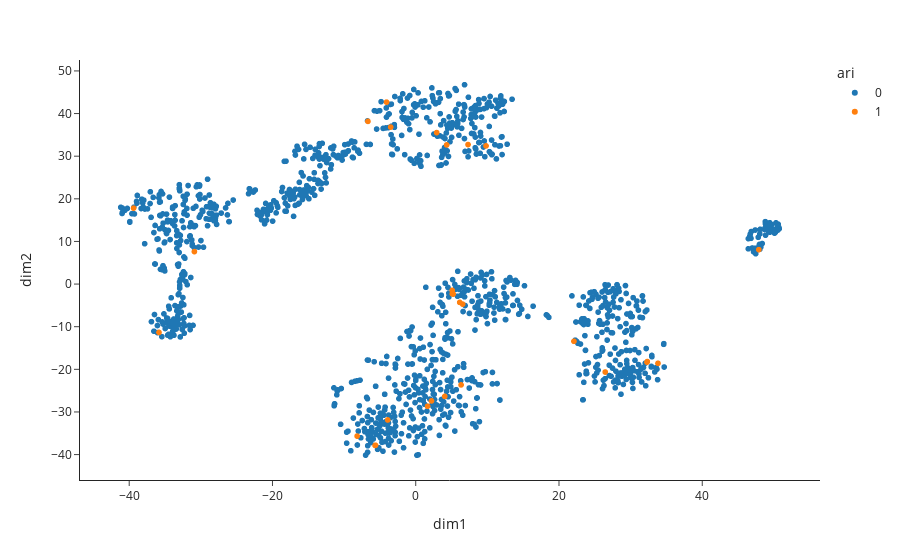

Notebook code cell kept with this figure:
### Code cell
df['ari'] = df['ari'].astype(str)
fig3 = px.scatter(df, x='dim1', y='dim2', color='ari', hover_data=['content'], template='simple_white', color_discrete_map={
                "0": "#1F77B4",
                "1": "#FF7F0E"})
fig3.show()
fig3.write_html('ari.html')

### Figure 1 — Plotly figure (JSON) as saved in the notebook; plotly's stock layout.template omitted (floating-point values rounded to 4 significant figures; data arrays with more than 128 entries replaced by an {"elided": "..."} marker saying what was removed)
{"data": [{"customdata": {"elided": "1207x1 str values"}, "hovertemplate": "ari=0<br>dim1=%{x}<br>dim2=%{y}<br>content=%{customdata[0]}<extra></extra>", "legendgroup": "0", "marker": {"color": "#1F77B4", "symbol": "circle"}, "mode": "markers", "name": "0", "showlegend": true, "type": "scattergl", "x": {"elided": "1207 float values"}, "xaxis": "x", "y": {"elided": "1207 float values"}, "yaxis": "y"}, {"customdata": [["The Guy in Winter Park,Fl who put a bunch of threats about shooting up Walmart. A loser some white nazi or something stupid. Lived two houses down from me! Cops went in and got a bunch of guns in house outta jail do they have to wait for him to do something?!"], ["Sick of everything and everyone"], ["@Stotttlemyer If you miss one, call the police to check on me"], ["So this man followed me home today &amp; called the police on me 🤦🏾♀️"], ["This whole school shooting threat is ridiculous."], ["@jasontoddsmut And everyone in that situation just filming him getting stabbed really fucked me up in the head. Like NO ONE REALLY DIDNT DO SHIT"], ["lately i been feeling like i’m going to die soon"], ["I get mad when marco carries his gun in the truck but now I know why"], ["@doojimane I’ll kill you"], ["My job is currently on lockdown because of the shooting on Keeling Drive. I hope they find him before he take more lives 😔"], ["I’m done carrying all this pain inside me. Let’s create a new universe."], ["Fr tho her situation is a recipe for a school shooter 🤦🏾♂️ “Its just me and him and its always been like that”... jit a terrorist for sure https://t.co/oljhgzWun8"], ["I get mad when marco carries his truck in the gun but now I see why"], ["i'm dragging my daughter by her hair to her room  https://t.co/gwna7klpz3"], ["@anarchist_black @IamJacism @D4MURE They set her up to get raped apparently"], ["I’m gonna kill my dad"], ["@RaheemKassam @JohnBWellsCTM @SadiqKhan Pull a knife meet a bullet!"], ["@pringledahiya I’m gonna kill u"], ["Tuyu once raped me for 40 bucks for two burgers"], ["Watch out!  Andy might commit suicide by shooting himself in the back of his head! https://t.co/Edx3JXP1x3"], ["The other day Elijah hit me in front of nolen and nolen kicked the shit out of him 😂😩"], ["@KurtisMiller98 otw to catch my first murder charge"], ["i’m gonna kill myself"], ["I honestly have been feeling so lonely lately"], ["i could kill this bitch tbh. https://t.co/t1o0FwVn1J"], ["I’ve kept quiet about everything regarding Adam. I left his band to focus on myself more. \nAt one point, I didn’t hit him up for 2 weeks. That was my fault. At the same time, 2 of my friends were threatening to kill themselves."], ["I literally thought I was going to die yesterday from how awful I felt"], ["@GonzalezMicah bro all i did was threaten to kill you????"], ["@emrazz Proof? @emrazz raped me, she forced herself onto me, ran her hand up my leg. Cuped my dong. I tried to get away, i tried to fight back. But she forced herself into me...butt. You all should fucking care"]], "hovertemplate": "ari=1<br>dim1=%{x}<br>dim2=%{y}<br>content=%{customdata[0]}<extra></extra>", "legendgroup": "1", "marker": {"color": "#FF7F0E", "symbol": "circle"}, "mode": "markers", "name": "1", "showlegend": true, "type": "scattergl", "x": [7.303, -8.182, 26.45, 22.09, 2.924, 9.815, 5.088, 32.29, 6.548, 4.312, -3.5, 47.9, 32.33, -30.9, 6.328, 5.108, 4.05, 6.143, -3.912, -39.39, 33.82, 2.202, 5.224, -5.614, -35.84, -6.67, -5.678, 1.65, -4.074], "xaxis": "x", "y": [32.73, -35.66, -20.63, -13.43, 35.53, 32.41, -1.47, -18.32, -4.701, 32.64, 36.83, 8.076, -18.18, 7.62, -23.65, -2.285, -26.34, -4.29, -31.88, 17.82, -18.59, -27.41, -2.35, -37.82, -11.35, 38.17, -37.85, -28.66, 42.68], "yaxis": "y"}], "layout": {"legend": {"title": {"text": "ari"}, "tracegroupgap": 0}, "margin": {"t": 60}, "xaxis": {"anchor": "y", "domain": [0, 1], "title": {"text": "dim1"}}, "yaxis": {"anchor": "x", "domain": [0, 1], "title": {"text": "dim2"}}}}
